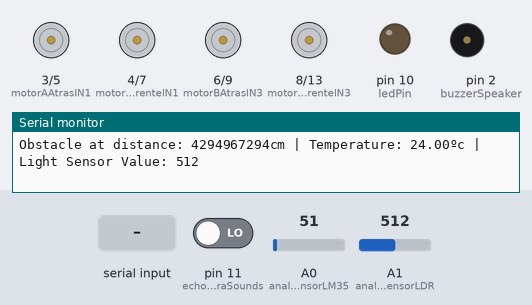
This sketch was run on a simulated Arduino Uno, built with avr-gcc and run on an emulated ATmega328P. Parts: motor-driver pin pairs drawn as motors (green arrow = first pin HIGH = forward, orange = second pin HIGH = backward, longer = more drive), output pins drawn as LEDs (lit = HIGH), buzzer (waves = sounding), the last lines printed to the serial monitor. The test bench sets the inputs (shaded band); at power-on: A1 (analogSensorLDR) = 512, pin 11 (echoUltraSounds) LOW, A0 (analogSensorLM35) = 51. Pins used as bus, display or sensor lines are not drawn.

Above: at 1.2 s.
1.3 s: "8" received over Serial
At 2.88 s:
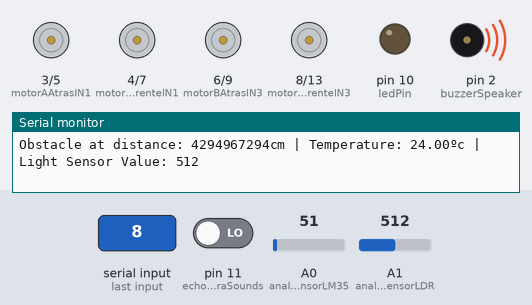
4.8 s: A1 (analogSensorLDR) set to 108
6.5 s: A1 (analogSensorLDR) set to 90
At 8.2 s:
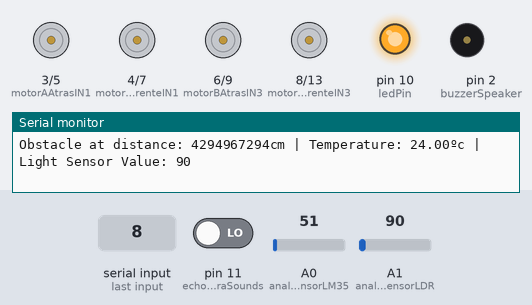
8.8 s: "1" received over Serial
At 11.6 s:
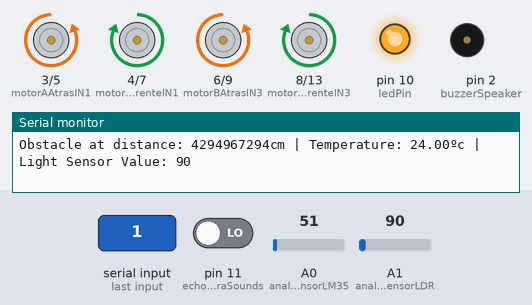
11.9 s: "2" received over Serial
At 13.5 s:
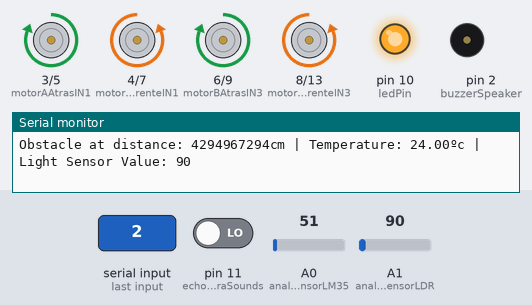
13.9 s: "3" received over Serial
At 15.1 s:
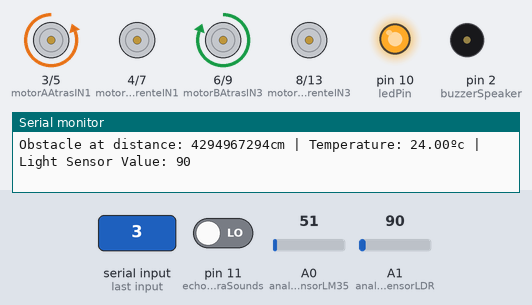
Timing chart, 0 to 16.9 s (numbered marks = the images above; inputs shaded):
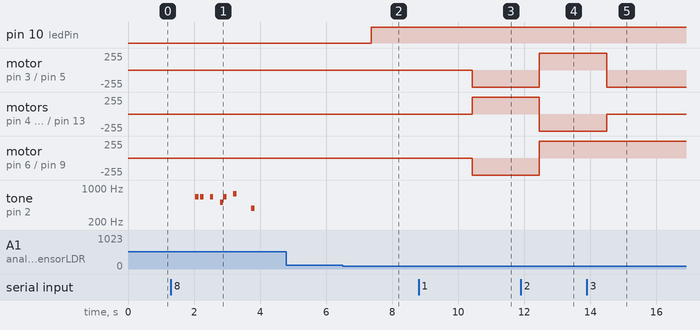

Measured:
- the behaviour switches between 100 and 99 on A1 (analogSensorLDR) (found by bisection; images 1 and 2)
- after the input at 1.3 s, tone on pin 2 (buzzerSpeaker): plays 660 Hz for 0.10 s, 660 Hz for 0.10 s, 660 Hz for 0.10 s, 510 Hz for 0.10 s, 660 Hz for 0.10 s, 770 Hz for 0.10 s … (7 notes in this stretch), starting after 0.74 s
- after the input at 6.5 s, pin 10 (ledPin): LOW → HIGH after 0.87 s
- after the input at 8.8 s, motor on pin 3 (motorAAtrasIN1) / pin 5 (motorAAtrasIN2), motor on pin 6 (motorBAtrasIN3) / pin 9 (motorBAtrasIN4): stopped → backward 255/255 after 1.6 s; motor on pin 4 (motorAFrenteIN1) / pin 7 (motorAFrenteIN2), motor on pin 8 (motorBFrenteIN3) / pin 13 (motorBFrenteIN4): stopped → forward 255/255 after 1.6 s
- after the input at 11.9 s, motor on pin 3 (motorAAtrasIN1) / pin 5 (motorAAtrasIN2): backward 255/255 → forward 255/255 after 0.56 s; motor on pin 4 (motorAFrenteIN1) / pin 7 (motorAFrenteIN2): forward 255/255 → backward 255/255 after 0.56 s
- after the input at 13.9 s, motor on pin 3 (motorAAtrasIN1) / pin 5 (motorAAtrasIN2): forward 255/255 → backward 255/255 after 0.59 s; motor on pin 4 (motorAFrenteIN1) / pin 7 (motorAFrenteIN2), motor on pin 8 (motorBFrenteIN3) / pin 13 (motorBFrenteIN4): backward 255/255 → stopped after 0.59 s

The sketch:

ArduinoSketch.ino
```cpp
/* Programa: Arduino RC Car

   Descrição:
   Programação do RC Car. Aqui estão programadas todas as funcionalidades, bem como alguma IA do mesmo. Este
   mesmo sketch recebe as ordens vindas da aplicação Android (controlo remoto via bluetooth).

   Autor: Miguel Rosa
   Data: Dezembro 2015 / Janeiro 2016
   Instituto Politécnico de Beja - Escola Superior Tecnologia e Gestão
   Ano Lectivo 2015-16
   Disciplina: Física Aplicada à Computação
   Docente: Nuno Pereira
*/

//Definição dos pinos: motores/rodas
#define motorAAtrasIN1 3
#define motorAAtrasIN2 5
#define motorBAtrasIN3 6
#define motorBAtrasIN4 9
#define motorAFrenteIN1 4
#define motorAFrenteIN2 7
#define motorBFrenteIN3 8
#define motorBFrenteIN4 13
//byte motorSpeed = 250; //255 is the maximum > 0v low, 5v high

//Definição dos pinos digitais
#define buzzerSpeaker 2
#define ledPin 10
#define echoUltraSounds 11
#define trigUltraSounds 12

//Definição dos pinos analogicos
#define analogSensorLM35 A0
#define analogSensorLDR A1

//variaveis:
#define delayTime 1000 //this is in microseconds
#define LDRMaxValueToTurnLEDON 100 //Max value for LDR to turn LED ON
unsigned long distanceInCm = 0;
unsigned int sensorLDRReading = 0;
boolean ledFlag = false;
int tempC;
int dataFromBT;


enum DIRECTION {
  STOP,
  FORWARD,
  BACKWARD,
  LEFT,
  RIGHT
};

byte direction = STOP;


//Definição dos modos (entrada/saida) dos pinos
void setup() {
  Serial.begin(9600);

  pinMode(motorAAtrasIN1, OUTPUT);
  pinMode(motorAAtrasIN2, OUTPUT);
  pinMode(motorBAtrasIN3, OUTPUT);
  pinMode(motorBAtrasIN4, OUTPUT);
  pinMode(motorAFrenteIN1, OUTPUT);
  pinMode(motorAFrenteIN2, OUTPUT);
  pinMode(motorBFrenteIN3, OUTPUT);
  pinMode(motorBFrenteIN4, OUTPUT);

  pinMode(buzzerSpeaker, OUTPUT);
  pinMode(ledPin, OUTPUT);
  pinMode(trigUltraSounds, OUTPUT);
  pinMode(echoUltraSounds, INPUT);
}


void loop() {
  dataFromBT = 0;

  //read from serial port
  if ( Serial.available() ) {
    dataFromBT = Serial.read();
  }

  //consoante a opção seleccionada na aplicação android
  switch (dataFromBT) {
    case '1': //mover frente
      moveForward();
      break;
    case '2': //mover tras
      moveBackward();
      break;
    case '3': //mover esquerda
      moveLeft();
      break;
    case '4': //mover direita
      moveRight();
      break;
    case '5': //parar
      moveStop();
      break;
    case '6': //acender os leds
      turnAllLedsON();
      break;
    case '7': //apagar os leds
      turnAllLedsOFF();
      break;
    case '8': //tocar musica
      playBuzzer();
      break;
  }


  //verifica se não há colisão com um objeto à sua frente
  if (direction == FORWARD && distanceInCm <= 60) {
    moveStop();
  }

  //mostra os outputs para o serial monitor
  showAllOutputs();
  delay(delayTime);
}


///////////// FUNCTIONS /////////////

/* Mostra o output no terminal
*/
void showAllOutputs() {

  showTemperature();
  showDistance();

  //Se os leds nao forem ligados pela opcao 6 (ligar manualmente), sao ligados automaticamente
  if (ledFlag == false){
    automaticLights();
    //ledFlag = false;
  }

  Serial.print("Obstacle at distance: ");
  Serial.print(distanceInCm);
  Serial.print("cm | Temperature: ");
  Serial.print( (float)tempC );
  Serial.print("ºc | Light Sensor Value: ");
  Serial.println( sensorLDRReading );
}

/* Show temperature in clesius degree
*/
void showTemperature() {
  unsigned int readTempC = 0;

  readTempC = analogRead(analogSensorLM35);
  tempC = ( 5.0 * readTempC * 100.0 ) / 1024.0;
}

/* Mostra a distancia do objecto que tem à sua frente
*/
void showDistance() {
  unsigned long duration = 0;
  unsigned long distance = 0;

  digitalWrite(trigUltraSounds, LOW);
  delay(5);
  digitalWrite(trigUltraSounds, HIGH);
  delay(10);
  digitalWrite(trigUltraSounds, LOW);

  duration = pulseIn(echoUltraSounds, HIGH);
  distance = ((duration / 2) / 29.1) - 2;
  distanceInCm = distance;
}

/* Acende os leds caso nao haja luz no local onde o carro esta
*/
void automaticLights() {
  sensorLDRReading = analogRead(analogSensorLDR);

  if (sensorLDRReading < LDRMaxValueToTurnLEDON ) {
    digitalWrite(ledPin, HIGH);
  } else {
    digitalWrite(ledPin, LOW);
  }
}

/* Liga todos os leds (isto se nao acenderem automaticamente)
*/
void turnAllLedsON() {
  digitalWrite(ledPin, HIGH);
  ledFlag = true;
}

/* Desliga todos os Leds (isto se nao acenderem automaticamente)
*/
void turnAllLedsOFF() {
    digitalWrite(ledPin, LOW);
    ledFlag = false;
}

/* Play SuperMario theme
*/
void playBuzzer() {
  int melodia[] = {660, 660, 660, 510, 660, 770, 380};
  int duracaoDasNotas[] = {100, 100, 100, 100, 100, 100, 100};
  int pausaDepoisDasNotas[] = {150, 300, 300, 100, 300, 550, 575};

  for (int nota = 0; nota < 7; nota++) {
    int duracaoDaNota = duracaoDasNotas[nota];
    tone(buzzerSpeaker, melodia[nota], duracaoDaNota);
    delay(pausaDepoisDasNotas[nota]);
  }

  noTone(buzzerSpeaker);
}


///////////// MOVIMENTO /////////////

void moveForward() {
  direction = FORWARD;

  // MOTOR A/B TRAS
  digitalWrite(motorAAtrasIN1, LOW);
  digitalWrite(motorAAtrasIN2, HIGH);
  //analogWrite(motorAAtrasIN2, motorSpeed);
  digitalWrite(motorBAtrasIN3, LOW);
  digitalWrite(motorBAtrasIN4, HIGH);
  //analogWrite(motorBAtrasIN4, motorSpeed);

  // MOTOR A/B FRENTE
  digitalWrite(motorAFrenteIN2, LOW);
  digitalWrite(motorBFrenteIN4, LOW);
  digitalWrite(motorAFrenteIN1, HIGH);
  //analogWrite(motorAFrenteIN1, motorSpeed);
  //analogWrite(motorBFrenteIN3, motorSpeed);
  digitalWrite(motorBFrenteIN3, HIGH);

}

void moveBackward() {
  direction = BACKWARD;

  // MOTOR A/B TRAS
  digitalWrite(motorAAtrasIN1, HIGH);
  //analogWrite(motorAAtrasIN1, motorSpeed);
  digitalWrite(motorAAtrasIN2, LOW);
  digitalWrite(motorBAtrasIN3, HIGH);
  //analogWrite(motorBAtrasIN3, motorSpeed);
  digitalWrite(motorBAtrasIN4, LOW);

  // MOTOR A/B FRENTE
  digitalWrite(motorAFrenteIN1, LOW);
  //analogWrite(motorAFrenteIN2, motorSpeed);
  digitalWrite(motorBFrenteIN3, LOW);
  digitalWrite(motorAFrenteIN2, HIGH);
  digitalWrite(motorBFrenteIN4, HIGH);
  //analogWrite(motorBFrenteIN4, motorSpeed);
}

void moveLeft() {
  direction = LEFT;

  // MOTOR A/B TRAS
  digitalWrite(motorAAtrasIN1, LOW);
  digitalWrite(motorAAtrasIN2, HIGH);
  //analogWrite(motorAAtrasIN2, motorSpeed);
  digitalWrite(motorBAtrasIN3, HIGH);
  //analogWrite(motorBAtrasIN3, motorSpeed);
  digitalWrite(motorBAtrasIN4, LOW);

  // MOTOR A/B FRENTE
  digitalWrite(motorAFrenteIN1, LOW);
  digitalWrite(motorAFrenteIN2, LOW);
  digitalWrite(motorBFrenteIN3, LOW);
  digitalWrite(motorBFrenteIN4, LOW);
}

void moveRight() {
  direction = RIGHT;

  // MOTOR A/B TRAS
  digitalWrite(motorAAtrasIN1, HIGH);
  //analogWrite(motorAAtrasIN1, motorSpeed);
  digitalWrite(motorAAtrasIN2, LOW);
  digitalWrite(motorBAtrasIN3, LOW);
  digitalWrite(motorBAtrasIN4, HIGH);
  //analogWrite(motorBAtrasIN4, motorSpeed);

  // MOTOR A/B FRENTE
  digitalWrite(motorAFrenteIN1, LOW);
  digitalWrite(motorAFrenteIN2, LOW);
  digitalWrite(motorBFrenteIN3, LOW);
  digitalWrite(motorBFrenteIN4, LOW);
}

void moveStop() {
  direction = STOP;

  // MOTOR A/B TRAS
  digitalWrite(motorAAtrasIN1, LOW);
  digitalWrite(motorAAtrasIN2, LOW);
  digitalWrite(motorBAtrasIN3, LOW);
  digitalWrite(motorBAtrasIN4, LOW);

  // MOTOR A/B FRENTE
  digitalWrite(motorAFrenteIN1, LOW);
  digitalWrite(motorAFrenteIN2, LOW);
  digitalWrite(motorBFrenteIN3, LOW);
  digitalWrite(motorBFrenteIN4, LOW);
}
```
